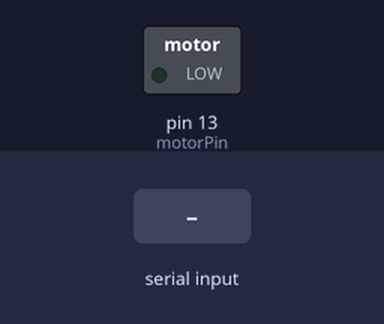
Bench run of a sketch on a simulated Arduino Uno, built with avr-gcc and run on an emulated ATmega328P. On the bench: switched loads named in the sketch (green lamp = pin HIGH). The test bench sets the inputs (shaded band). What the sketch prints to the serial monitor is not drawn.

Above: at 1.2 s.
1.3 s: "1" received over Serial
At 1.41 s:
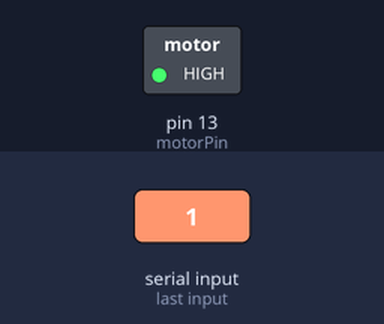
Timing chart, 0 to 4.3 s (numbered marks = the images above; inputs shaded):
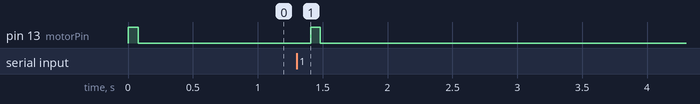

The sketch:

nunchuk2serial.ino
```cpp
/********************************************************************************************************/
/* Nunchuck integration for visuals                                                                     */
/* Authors: Francesco Trebo, Domenico Stefani                                                           */
/********************************************************************************************************/

#include <Wire.h>
#include <ArduinoNunchuk.h>

const byte motorPin = 13;
const int maxIdleTime = 2000; // if no movement detected, level down [ms]
const int audioSync = 105; // delay to sync with audio [ms]
const int accelThreshold = 900;


/*DO NOT CHANGE OR DELETE**************************************/
ArduinoNunchuk nunchuk = ArduinoNunchuk();                  /**/
unsigned long previousMillis = millis();                    /**/
unsigned long currentMillis = 0;                            /**/
unsigned long t_tempo_received;                             /**/
int t_diff = 0;                                             /**/
int bpm = 0;                                                /**/
int bpm_prev1 = 0;                                          /**/
int bpm_prev2 = 0;                                          /**/
int bpm_media = 0;                                          /**/
int prevAccelValue = 0;                                     /**/
int prevXValue = 0;                                         /**/
int prevYValue = 0;                                         /**/
/**************************************************************/

void setup() {
  Serial.begin(19200);
  nunchuk.init();
  pinMode(motorPin, OUTPUT);
}

void loop() {
  currentMillis = millis();
  t_diff = currentMillis - previousMillis;

  if (t_diff > maxIdleTime) {                         // if controller not moved for long time
    Serial.println("T-0");                            // send 0 tempo to processing
    previousMillis = currentMillis;
  }

  nunchuk.update();                                   //gets values from nunchuk
  if ((nunchuk.accelZ > accelThreshold) && (prevAccelValue < accelThreshold)) {
    bpm_prev2 = bpm_prev1;
    bpm_prev1 = bpm;                                  // stores previous values
    bpm = 60000 / t_diff;
    bpm_media = (bpm_prev2 + bpm_prev1 + bpm) / 3;    // average of the last 3 hits, to mitigate errors
    Serial.println("T-" + String(bpm_media));         // send averaged tempo to processing
    previousMillis = currentMillis;
  }
  prevAccelValue = nunchuk.accelZ;

  if (nunchuk.analogY != prevYValue) {                // only if joystick vertical movement detected
    Serial.println("Y-" + String(nunchuk.analogY));   // send joystick Y value
    prevYValue = nunchuk.analogY;
  }

  if (nunchuk.analogX != prevXValue) {                // only if joystick horizontal movement detected
    Serial.println("X-" + String(nunchuk.analogX));   // send joystick X value
    prevXValue = nunchuk.analogX;
  }

  if (currentMillis > (t_tempo_received + 75))        // turn motor off after 75ms (experimental value)
    digitalWrite(motorPin, LOW);
  else if (currentMillis > t_tempo_received)          // turn motor when signal received ( + sync delay)
    digitalWrite(motorPin, HIGH);
}

void serialEvent() {
  while (Serial.available()) {
    Serial.read();                              // not actually intrested in the received value
    digitalWrite(motorPin, LOW);                //to avoid it staying HIGH instead of pulsing
    t_tempo_received = millis() + audioSync;    // adding delay to sync with audio
  }
}
```

Measured:
- after the input at 1.3 s, pin 13 (motorPin): LOW → HIGH after 0.11 s, → LOW 0.07 s later
